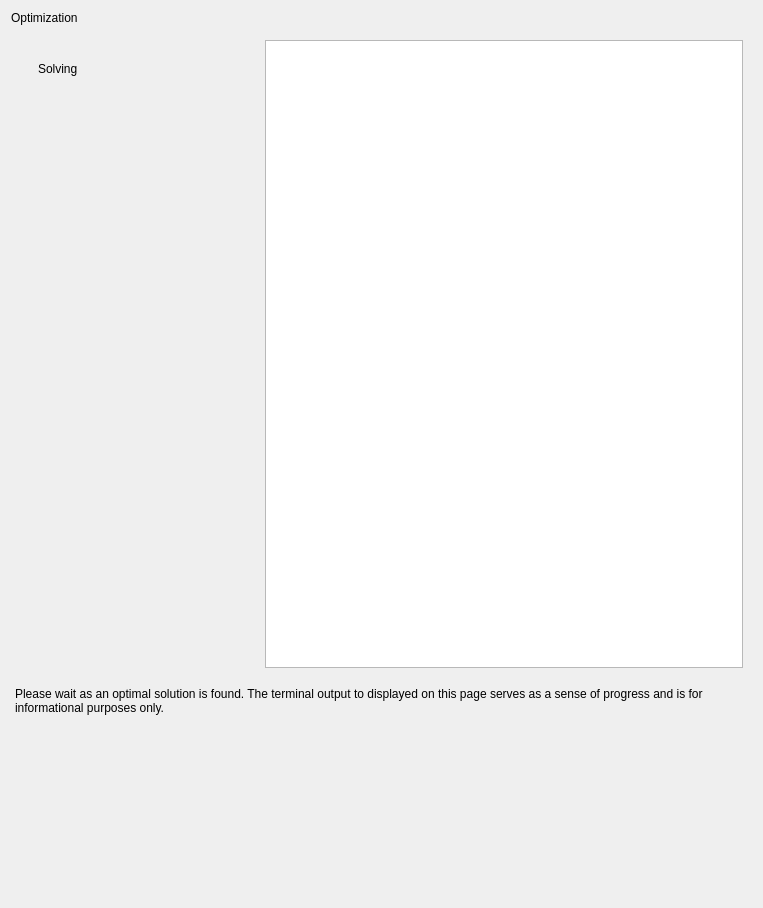
<?xml version="1.0" encoding="UTF-8"?>
<ui version="4.0">
 <class>process_viewer</class>
 <widget class="QWidget" name="process_viewer">
  <property name="geometry">
   <rect>
    <x>0</x>
    <y>0</y>
    <width>763</width>
    <height>908</height>
   </rect>
  </property>
  <property name="windowTitle">
   <string>Form</string>
  </property>
  <layout class="QVBoxLayout" name="verticalLayout">
   <item>
    <widget class="QLabel" name="label_62">
     <property name="styleSheet">
      <string notr="true">font: 24pt &quot;Segoe UI&quot;;</string>
     </property>
     <property name="text">
      <string>Optimization</string>
     </property>
    </widget>
   </item>
   <item>
    <widget class="QFrame" name="frame_115">
     <property name="sizePolicy">
      <sizepolicy hsizetype="Preferred" vsizetype="Preferred">
       <horstretch>0</horstretch>
       <verstretch>0</verstretch>
      </sizepolicy>
     </property>
     <property name="frameShape">
      <enum>QFrame::NoFrame</enum>
     </property>
     <property name="frameShadow">
      <enum>QFrame::Raised</enum>
     </property>
     <layout class="QHBoxLayout" name="horizontalLayout_55" stretch="1,2">
      <item>
       <widget class="QFrame" name="frame_113">
        <property name="sizePolicy">
         <sizepolicy hsizetype="Preferred" vsizetype="Preferred">
          <horstretch>0</horstretch>
          <verstretch>0</verstretch>
         </sizepolicy>
        </property>
        <property name="frameShape">
         <enum>QFrame::NoFrame</enum>
        </property>
        <property name="frameShadow">
         <enum>QFrame::Raised</enum>
        </property>
        <layout class="QVBoxLayout" name="verticalLayout_64">
         <item alignment="Qt::AlignTop">
          <widget class="QFrame" name="frame_114">
           <property name="frameShape">
            <enum>QFrame::NoFrame</enum>
           </property>
           <property name="frameShadow">
            <enum>QFrame::Raised</enum>
           </property>
           <layout class="QHBoxLayout" name="horizontalLayout_48">
            <item>
             <widget class="QLabel" name="label_60">
              <property name="styleSheet">
               <string notr="true">font: 700 12pt &quot;Segoe UI&quot;;</string>
              </property>
              <property name="text">
               <string>Solving</string>
              </property>
             </widget>
            </item>
            <item alignment="Qt::AlignLeft">
             <widget class="QPushButton" name="pushButton_6">
              <property name="text">
               <string/>
              </property>
              <property name="icon">
               <iconset resource="../../../resources.qrc">
                <normaloff>:/dark_icon/images/dark_icon/help_24dp_FILL0_wght200_GRAD0_opsz24.png</normaloff>:/dark_icon/images/dark_icon/help_24dp_FILL0_wght200_GRAD0_opsz24.png</iconset>
              </property>
              <property name="iconSize">
               <size>
                <width>24</width>
                <height>24</height>
               </size>
              </property>
              <property name="flat">
               <bool>true</bool>
              </property>
             </widget>
            </item>
           </layout>
          </widget>
         </item>
         <item>
          <widget class="QFrame" name="frame_123">
           <property name="sizePolicy">
            <sizepolicy hsizetype="Expanding" vsizetype="Expanding">
             <horstretch>0</horstretch>
             <verstretch>0</verstretch>
            </sizepolicy>
           </property>
           <property name="minimumSize">
            <size>
             <width>0</width>
             <height>250</height>
            </size>
           </property>
           <property name="frameShape">
            <enum>QFrame::NoFrame</enum>
           </property>
           <property name="frameShadow">
            <enum>QFrame::Raised</enum>
           </property>
           <layout class="QVBoxLayout" name="prog_layout"/>
          </widget>
         </item>
         <item>
          <spacer name="verticalSpacer_2">
           <property name="orientation">
            <enum>Qt::Vertical</enum>
           </property>
           <property name="sizeHint" stdset="0">
            <size>
             <width>20</width>
             <height>40</height>
            </size>
           </property>
          </spacer>
         </item>
        </layout>
       </widget>
      </item>
      <item>
       <widget class="QTextEdit" name="optim_view">
        <property name="readOnly">
         <bool>true</bool>
        </property>
       </widget>
      </item>
     </layout>
    </widget>
   </item>
   <item>
    <widget class="QFrame" name="proc_info">
     <property name="frameShape">
      <enum>QFrame::NoFrame</enum>
     </property>
     <property name="frameShadow">
      <enum>QFrame::Raised</enum>
     </property>
     <layout class="QVBoxLayout" name="verticalLayout_2">
      <property name="spacing">
       <number>0</number>
      </property>
      <property name="leftMargin">
       <number>0</number>
      </property>
      <property name="topMargin">
       <number>0</number>
      </property>
      <property name="rightMargin">
       <number>0</number>
      </property>
      <property name="bottomMargin">
       <number>0</number>
      </property>
      <item>
       <widget class="QTextBrowser" name="textBrowser">
        <property name="sizePolicy">
         <sizepolicy hsizetype="Expanding" vsizetype="Preferred">
          <horstretch>0</horstretch>
          <verstretch>0</verstretch>
         </sizepolicy>
        </property>
        <property name="styleSheet">
         <string notr="true">background-color:transparent;
border: none;</string>
        </property>
        <property name="frameShape">
         <enum>QFrame::NoFrame</enum>
        </property>
        <property name="html">
         <string>&lt;!DOCTYPE HTML PUBLIC &quot;-//W3C//DTD HTML 4.0//EN&quot; &quot;http://www.w3.org/TR/REC-html40/strict.dtd&quot;&gt;
&lt;html&gt;&lt;head&gt;&lt;meta name=&quot;qrichtext&quot; content=&quot;1&quot; /&gt;&lt;meta charset=&quot;utf-8&quot; /&gt;&lt;style type=&quot;text/css&quot;&gt;
p, li { white-space: pre-wrap; }
hr { height: 1px; border-width: 0; }
li.unchecked::marker { content: &quot;\2610&quot;; }
li.checked::marker { content: &quot;\2612&quot;; }
&lt;/style&gt;&lt;/head&gt;&lt;body style=&quot; font-family:'Segoe UI'; font-size:9pt; font-weight:400; font-style:normal;&quot;&gt;
&lt;p style=&quot; margin-top:0px; margin-bottom:0px; margin-left:0px; margin-right:0px; -qt-block-indent:0; text-indent:0px;&quot;&gt;Please wait as an optimal solution is found. The terminal output to displayed on this page serves as a sense of progress and is for informational purposes only.&lt;/p&gt;&lt;/body&gt;&lt;/html&gt;</string>
        </property>
       </widget>
      </item>
      <item alignment="Qt::AlignHCenter">
       <widget class="QPushButton" name="hide_proc">
        <property name="text">
         <string/>
        </property>
        <property name="icon">
         <iconset resource="../../../resources.qrc">
          <normaloff>:/dark_icon/images/dark_icon/remove_24dp_FILL0_wght200_GRAD0_opsz24.png</normaloff>:/dark_icon/images/dark_icon/remove_24dp_FILL0_wght200_GRAD0_opsz24.png</iconset>
        </property>
        <property name="iconSize">
         <size>
          <width>24</width>
          <height>24</height>
         </size>
        </property>
        <property name="flat">
         <bool>true</bool>
        </property>
       </widget>
      </item>
     </layout>
    </widget>
   </item>
  </layout>
 </widget>
 <resources>
  <include location="../../../resources.qrc"/>
 </resources>
 <connections/>
</ui>
